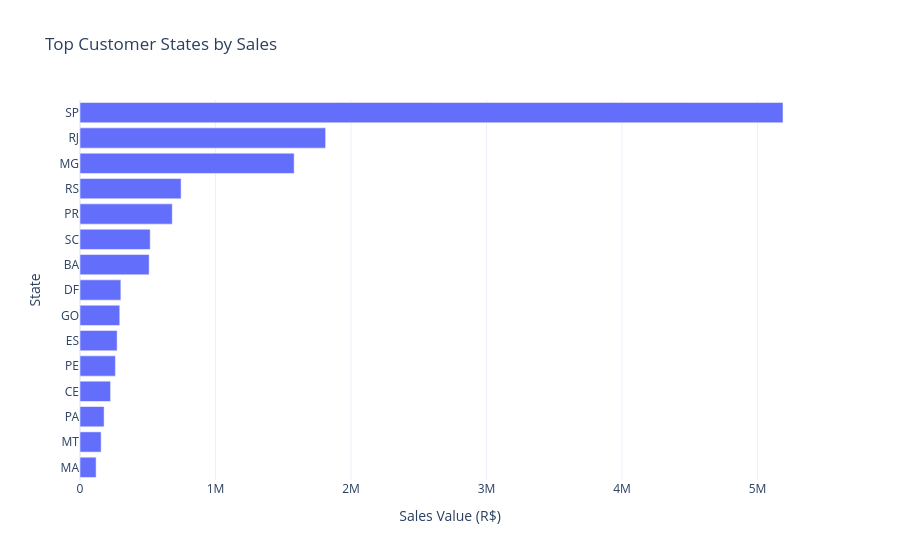

This figure's notebook cell:
### Markdown cell above
## 11. Regional performance

### Code cell
# ============================================================
# 11. Regional analysis
# ============================================================
regional = (
    master_period
    .groupby("customer_state", as_index=False)
    .agg(
        order_count=("order_id", "count"),
        total_sales=("total_price", "sum"),
        avg_order_value=("total_price", "mean"),
        unique_customers=("customer_unique_id", "nunique"),
        total_freight=("total_freight", "sum"),
    )
    .sort_values("total_sales", ascending=False)
)

fig = px.bar(
    regional.head(15).sort_values("total_sales"),
    x="total_sales",
    y="customer_state",
    orientation="h",
    title="Top Customer States by Sales",
    labels={"total_sales": "Sales Value (R$)", "customer_state": "State"}
)
fig.update_layout(template="plotly_white")
fig.show()

display(regional.head(10))

### Figure 1 — Plotly figure (JSON) as saved in the notebook; plotly's stock layout.template omitted (floating-point values rounded to 4 significant figures)
{"data": [{"hovertemplate": "Sales Value (R$)=%{x}<br>State=%{y}<extra></extra>", "legendgroup": "", "marker": {"color": "#636efa", "pattern": {"shape": ""}}, "name": "", "orientation": "h", "showlegend": false, "textposition": "auto", "type": "bar", "x": [118900.0, 156100.0, 177900.0, 225600.0, 261400.0, 274100.0, 293600.0, 301600.0, 510500.0, 518200.0, 681100.0, 746200.0, 1580000.0, 1813000.0, 5188000.0], "xaxis": "x", "y": ["MA", "MT", "PA", "CE", "PE", "ES", "GO", "DF", "BA", "SC", "PR", "RS", "MG", "RJ", "SP"], "yaxis": "y"}], "layout": {"barmode": "relative", "legend": {"tracegroupgap": 0}, "title": {"text": "Top Customer States by Sales"}, "xaxis": {"anchor": "y", "domain": [0, 1], "title": {"text": "Sales Value (R$)"}}, "yaxis": {"anchor": "x", "domain": [0, 1], "title": {"text": "State"}}}}
